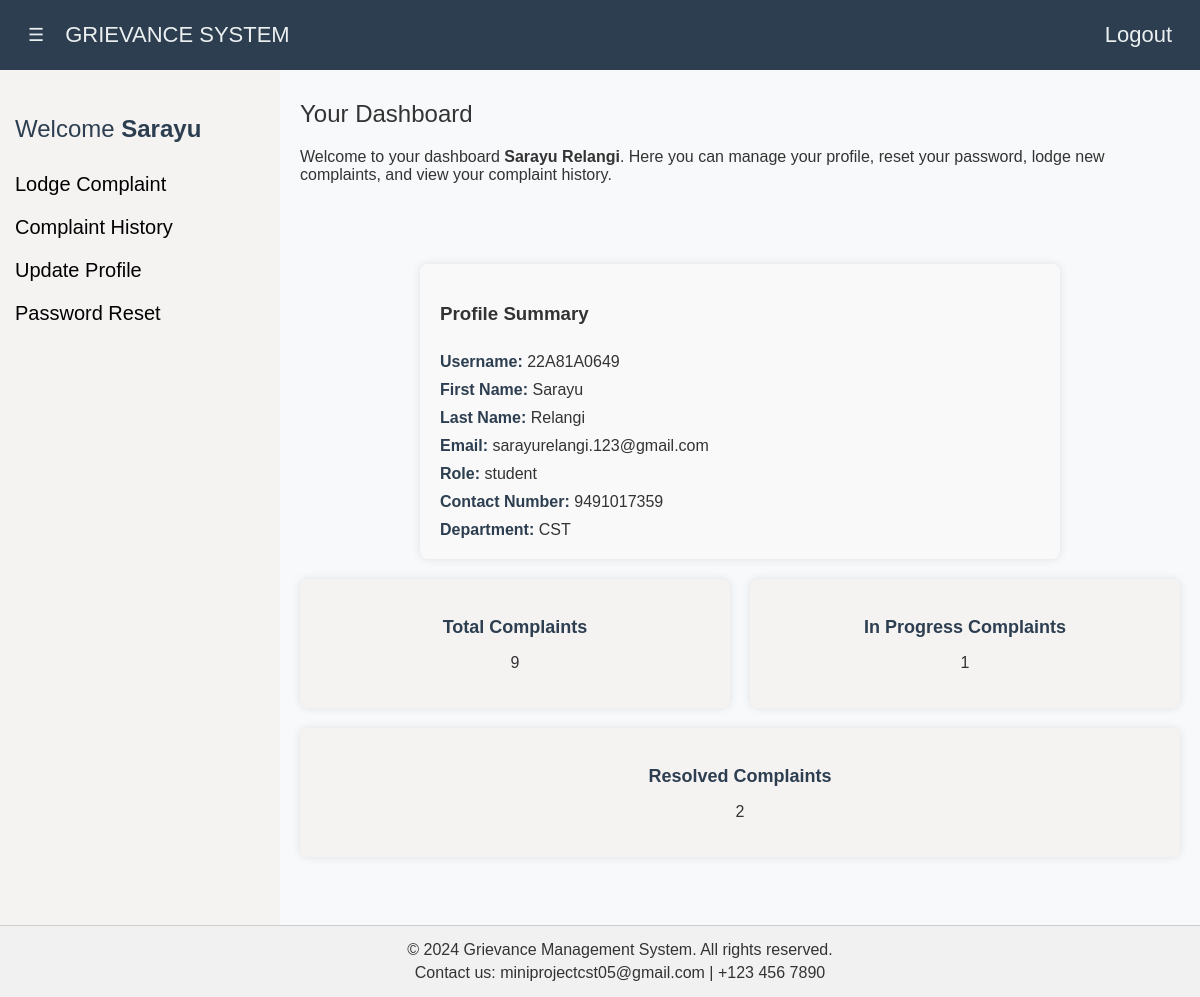
The page /dashboard/ (signed in) on the database its author committed.
### complaints/models.py (models this page shows, shortened)
class Profile(models.Model):
    user = models.OneToOneField(User, on_delete=models.CASCADE)
    role = models.CharField(max_length=20, choices=[('student', 'Student'), ('staff', 'Staff')])
    department = models.CharField(max_length=20, choices=[('cse', 'CSE'),('cst', 'CST'), ('ece', 'ECE'),('ect', 'ECT'), ('cai', 'CAI'),('aiml', 'AIML'),('mech', 'MECH'), ('civil', 'CIVIL'), ('eee', 'EEE'),('mba', 'MBA'),('diploma', 'Diploma')])
    contact_number = models.CharField(max_length=15)
    year_of_study = models.IntegerField(choices=[(1, '1'), (2, '2'), (3, '3'), (4, '4')], null=True, blank=True)  # Optional field for staff

### complaints/views.py (the view)
# urls.py: path('dashboard/',views.dashboard,name='dashboard'),
@login_required
def dashboard(request):
    profile = request.user.profile  # Assuming a one-to-one relationship with User
    total_complaints = Complaint.objects.filter(user=request.user).count()
    in_progress_complaints = Complaint.objects.filter(user=request.user, status='In progress').count()
    resolved_complaints = Complaint.objects.filter(user=request.user, status='Resolved').count()
    context = {
        'profile': profile,
        'total_complaints': total_complaints,
        'in_progress_complaints': in_progress_complaints,
        'resolved_complaints': resolved_complaints,
    }
    return render(request, 'complaints/dashboard2.html', context)

### complaints/templates/complaints/dashboard2.html (shortened to what this page needs)
{% load static %}
<!DOCTYPE html>
<html lang="en">
<head>
</head>
<body>
    <nav>
        <button class="toggle-btn" onclick="toggleSidebar()">☰</button>
        <span class="nav-title" id="siteTitle">GRIEVANCE SYSTEM</span>
        <div class="nav-links">
            <a href="{% url 'logout' %}">Logout</a>
        </div>
    </nav>
    <div class="sidebar" id="sidebar">
        <h2>Welcome <strong>{{ profile.user.first_name }}</strong></h2>
        <ul>
            <li><a href="{% url 'lodge_complaint' %}">Lodge Complaint</a></li>
            <li><a href="{% url 'complaint_history' %}">Complaint History</a></li>
            <li><a href="{% url 'profile' %}">Update Profile</a></li>
            <li><a href="{% url 'password_reseted' %}">Password Reset</a></li>
        </ul>
    </div>
    <main>
        <section>
            <h2>Your Dashboard</h2>
            <p>Welcome to your dashboard <strong>{{ profile.user.first_name }} {{ profile.user.last_name }}</strong>. Here you can manage your profile, reset your password, lodge new complaints, and view your complaint history.</p>
        </section>
        <section class="profile-summary" id="profile-summary">
            <h3>Profile Summary</h3>
            <div><strong>Username:</strong> {{ profile.user.username }}</div>
            <div><strong>First Name:</strong> {{ profile.user.first_name }}</div>
            <div><strong>Last Name:</strong> {{ profile.user.last_name }}</div>
            <div><strong>Email:</strong> {{ profile.user.email }}</div>
            <div><strong>Role:</strong> {{ profile.role }}</div>
            <div><strong>Contact Number:</strong> {{ profile.contact_number }}</div>
            <div><strong>Department:</strong> {{ profile.get_department_display }}</div>
        </section>
        <section class="dashboard-overview">
            <div class="dashboard-card">
                <h3>Total Complaints</h3>
                <p>{{ total_complaints }}</p>
            </div>
            <div class="dashboard-card">
                <h3>In Progress Complaints</h3>
                <p>{{ in_progress_complaints }}</p>
            </div>
            <div class="dashboard-card">
                <h3>Resolved Complaints</h3>
                <p>{{ resolved_complaints }}</p>
            </div>
        </section>
    </main>
    <div class="footer">
        <p>&copy; 2024 Grievance Management System. All rights reserved.</p>
        <p>Contact us: miniprojectcst05@gmail.com | +123 456 7890</p>
    </div>
</body>
</html>

### complaints/templates/complaints/dashboard2.html (style rules this page uses)
body { font-family: Arial, sans-serif; margin: 0; padding: 0; background-color: #f8f9fa; color: #333; display: flex; flex-direction: column; min-height: 100vh; }
nav { background-color: #2c3e50; color: #ecf0f1; padding: 22px; display: flex; align-items: center; position: fixed; top: 0; width: 100%; z-index: 1000; }
.nav-title { margin-right: auto; font-size: 22px; }
.nav-links { margin-left: 20px; margin-right: 30px; display: flex; gap: 20px; }
nav a { margin-left: 10px; margin-right: 20px; color: #ecf0f1; font-size: 22px; text-decoration: none; }
.sidebar { width: 250px; background-color: #f5f2f2; padding: 15px; position: fixed; height: 100%; top: 60px; left: 0; transition: transform 0.3s ease; overflow-x: hidden; }
.sidebar h2 { font-size: 24px; padding-top: 20px; margin-bottom: 30px; font-weight: 500; color: #2C3E50; }
.sidebar ul { list-style: none; padding-left: 0px; }
.sidebar ul li { margin: 20px 0; font-size: 20px; }
.sidebar ul li a { text-decoration: none; color: black; font-size: 20px; }
main { margin-left: 280px; padding: 20px; flex: 1; overflow-y: auto; padding-bottom: 60px; margin-top: 60px; }
main section { margin-bottom: 80px; }
main section h2 { font-size: 24px; margin-bottom: 20px; font-weight: 100; }
.profile-summary { display: flex; flex-direction: column; gap: 10px; padding: 20px; background-color: #f9f9f9; border-radius: 8px; box-shadow: 0 0 10px rgba(0, 0, 0, 0.1); max-width: 600px; margin: 0 auto; }
.profile-summary div { font-size: 16px; color: #333; }
.profile-summary div strong { color: #2C3E50; }
.dashboard-overview { display: flex; flex-wrap: wrap; gap: 20px; margin-top: 20px; }
.dashboard-card { flex: 1; min-width: 250px; background-color: #f5f2f2; padding: 20px; border-radius: 8px; box-shadow: 0 0 10px rgba(0, 0, 0, 0.1); text-align: center; }
.dashboard-card h3 { margin-bottom: 15px; font-size: 18px; color: #2C3E50; }
.dashboard-card p { font-size: 16px; color: #333; }
.footer { background-color: #f1f1f1; padding: 10px 20px; text-align: center; border-top: 1px solid #ccc; width: 100%; position: fixed; bottom: 0; z-index: 1000; }
.footer p { margin: 5px 0; }
.toggle-btn { background-color: #2c3e50; border: none; color: #ecf0f1; font-size: 18px; cursor: pointer; margin-right: 15px; }

### rows shown on the page
Profile: user.first_name "Sarayu", user.last_name "Relangi", user.username "22A81A0649", user.email "sarayurelangi.123@gmail.com", role "student", contact_number "9491017359", department "CST"

### other values the page prints
{{ total_complaints }} "9"
{{ in_progress_complaints }} "1"
{{ resolved_complaints }} "2"
